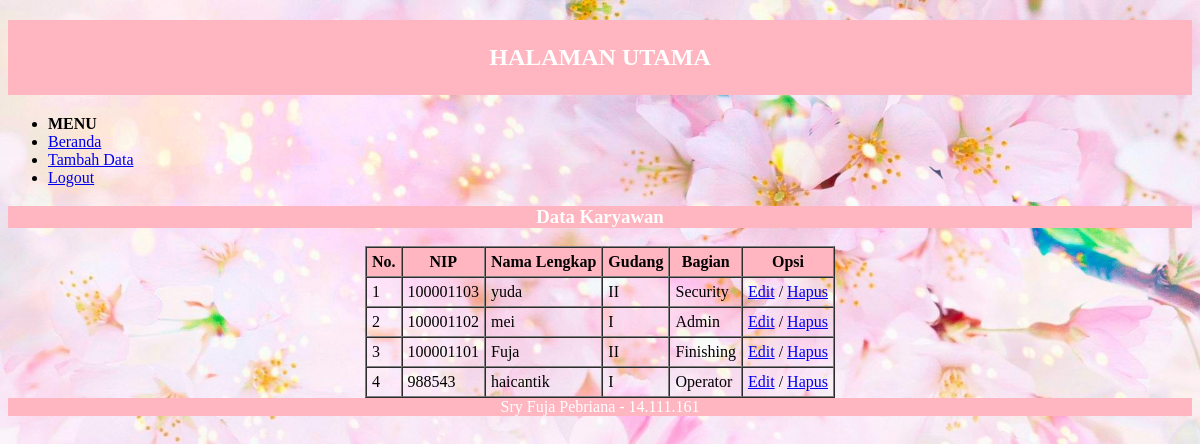
Page /karyawan/index.php on the committed database.
### tables this page shows
CREATE TABLE `datakaryawan` (
  `karyawan_id` int(11) NOT NULL,
  `karyawan_nip` int(20) NOT NULL,
  `karyawan_nama` varchar(20) NOT NULL,
  `karyawan_gudang` varchar(32) NOT NULL,
  `karyawan_bagian` varchar(30) NOT NULL
);

### karyawan/index.php (the view, shortened to what this page needs)
<!DOCTYPE html>
<html>
<head>
</head>
<body>
	<h2>HALAMAN UTAMA</h2>
	<nav>
				<ul>
					<li><b>MENU</b></li>
					<li><a href="index.php">Beranda</a></li>
					<li><a href="tambah.php">Tambah Data</a></li>
					<li><a href="../login/logout.php">Logout</a></li>
				</ul>
			</nav>
	<h3>Data Karyawan</h3>
	<table cellpadding="5" cellspacing="0" border="1" align="center">
      <tr bgcolor="#FFB6C1">
        <th>No.</th>
        <th>NIP</th>
        <th>Nama Lengkap</th>
        <th>Gudang</th>
        <th>Bagian</th>
        <th>Opsi</th>
      </tr>
      <?php
		$query = mysql_query("SELECT * FROM datakaryawan ORDER BY karyawan_nip DESC") or die(mysql_error());
		if(mysql_num_rows($query) == 0){
			echo '<tr><td colspan="6">Tidak ada data!</td></tr>';
		}else{
			$no = 1;
			while($data = mysql_fetch_assoc($query)){
				echo '<tr>';
					echo '<td>'.$no.'</td>';
					echo '<td>'.$data['karyawan_nip'].'</td>';
					echo '<td>'.$data['karyawan_nama'].'</td>';
					echo '<td>'.$data['karyawan_gudang'].'</td>';
					echo '<td>'.$data['karyawan_bagian'].'</td>';
					echo '<td><a href="edit.php?id='.$data['karyawan_id'].'">Edit</a> / <a href="hapus.php?id='.$data['karyawan_id'].'" onclick="return confirm(\'Apakah Anda Yakin Akan Menghapus Data Ini?\')">Hapus</a></td>';
				echo '</tr>';
				$no++;
			}
		}
		?>
    </table>
	<footer>Sry Fuja Pebriana - 14.111.161</footer>
</body>
</html>

### karyawan/index.php (style rules this page uses)
h2 { background-color:#FFB6C1; color:white; text-align:center; padding: 1em; }
footer, h3 { background-color:#FFB6C1; color:white; text-align:center; }
body { background: url('sakura2.jpg') no-repeat scroll; background-size: 100% 100%; min-height: 700px; }

### rows in the picture
datakaryawan: karyawan_nip "100001103", karyawan_nama "yuda", karyawan_gudang "II", karyawan_bagian "Security"
datakaryawan: karyawan_nip "100001102", karyawan_nama "mei", karyawan_gudang "I", karyawan_bagian "Admin"
datakaryawan: karyawan_nip "100001101", karyawan_nama "Fuja", karyawan_gudang "II", karyawan_bagian "Finishing"
datakaryawan: karyawan_nip "988543", karyawan_nama "haicantik", karyawan_gudang "I", karyawan_bagian "Operator"
